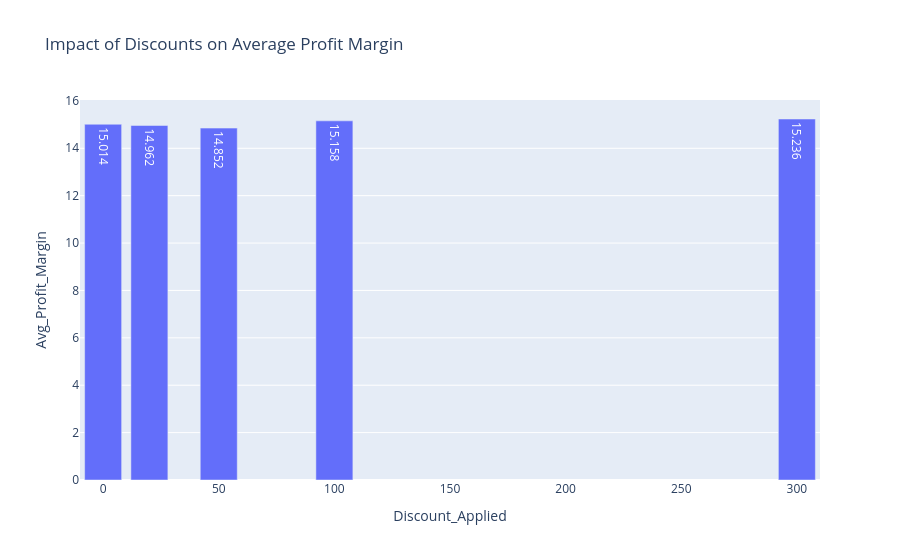

Notebook source saved alongside this figure:
### Code cell
# Bar Chart

import plotly.express as px

fig = px.bar(
    discount_profit_df,
    x="Discount_Applied",
    y="Avg_Profit_Margin",
    title="Impact of Discounts on Average Profit Margin",
    text="Avg_Profit_Margin"
)

fig.show()

"""
The average profit margin remains relatively stable across all discount levels, ranging between 14.82% and 15.27%.
Orders with a ₹50 discount recorded the lowest average profit margin (14.82%),indicating a slight reduction in profitability.
Surprisingly, orders with ₹100 and ₹300 discounts achieved the highest profit margins (15.27% and 15.21% respectively).
The difference between the highest and lowest profit margin is only 0.45 percentage points, 
 suggesting that discounts have a minimal impact on overall profitability.

    """

### Figure 1 — Plotly figure (JSON) as saved in the notebook; plotly's stock layout.template omitted (floating-point values rounded to 4 significant figures)
{"data": [{"hovertemplate": "Discount_Applied=%{x}<br>Avg_Profit_Margin=%{text}<extra></extra>", "legendgroup": "", "marker": {"color": "#636efa", "pattern": {"shape": ""}}, "name": "", "orientation": "v", "showlegend": false, "text": [15.01, 14.96, 14.85, 15.16, 15.24], "textposition": "auto", "type": "bar", "x": [0, 20, 50, 100, 300], "xaxis": "x", "y": [15.01, 14.96, 14.85, 15.16, 15.24], "yaxis": "y"}], "layout": {"barmode": "relative", "legend": {"tracegroupgap": 0}, "title": {"text": "Impact of Discounts on Average Profit Margin"}, "xaxis": {"anchor": "y", "domain": [0, 1], "title": {"text": "Discount_Applied"}}, "yaxis": {"anchor": "x", "domain": [0, 1], "title": {"text": "Avg_Profit_Margin"}}}}
